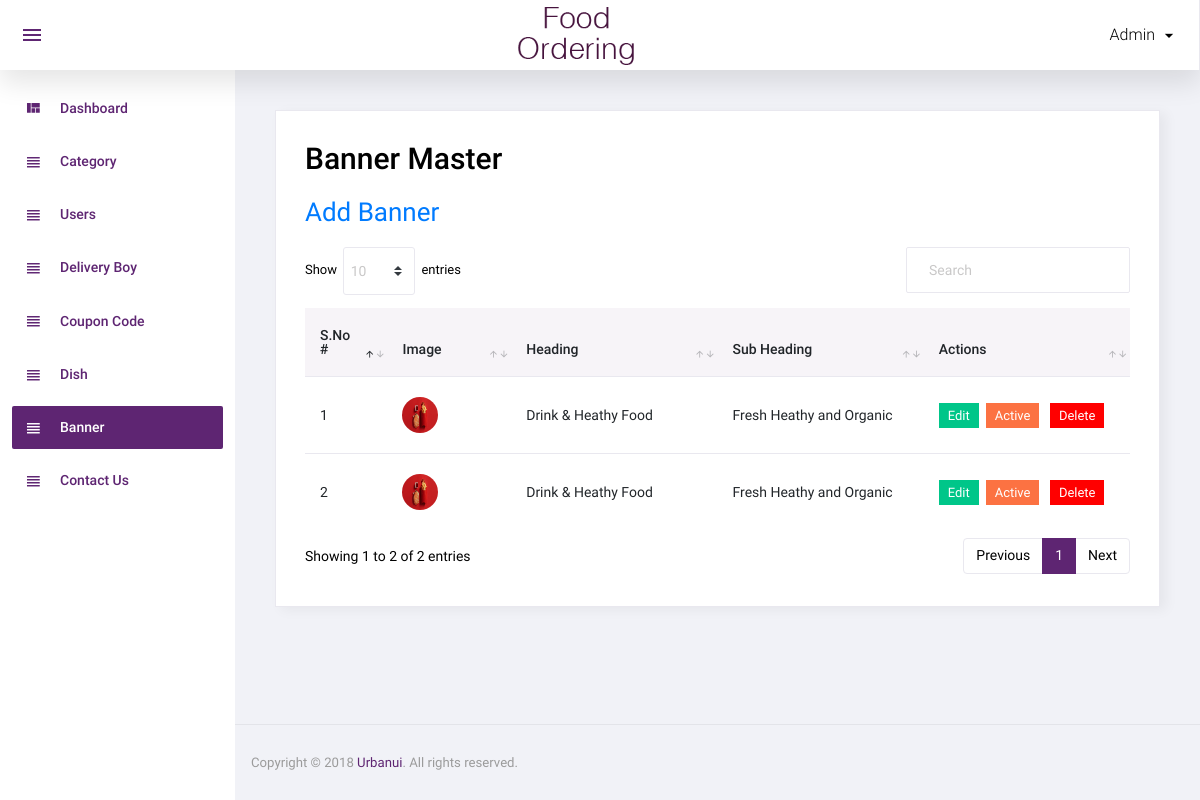
The page /admin/banner.php (signed in) on the database its author committed.
### tables this page shows
CREATE TABLE `banner` (
  `id` int(11) NOT NULL,
  `image` varchar(100) NOT NULL,
  `heading` varchar(500) NOT NULL,
  `sub_heading` varchar(500) NOT NULL,
  `link` varchar(100) NOT NULL,
  `link_txt` varchar(100) NOT NULL,
  `order_number` int(11) NOT NULL,
  `added_on` datetime NOT NULL,
  `status` int(11) NOT NULL
);

### admin/banner.php (the view, shortened to what this page needs)
<?php
include('top.php');
$sql="select * from banner order by order_number";
$res=mysqli_query($con,$sql);
?>
  <div class="card">
            <div class="card-body">
              <h1 class="grid_title">Banner Master</h1>
			  <a href="manage_banner.php" class="add_link">Add Banner</a>
              <div class="row grid_box">
                <div class="col-12">
                  <div class="table-responsive">
                    <table id="order-listing" class="table">
                      <thead>
                        <tr>
                            <th width="10%">S.No #</th>
                            <th width="15%">Image</th>
                            <th width="25%">Heading</th>
                            <th width="25%">Sub Heading</th>
							<th width="25%">Actions</th>
                        </tr>
                      </thead>
                      <tbody>
                        <?php if(mysqli_num_rows($res)>0){
						$i=1;
						while($row=mysqli_fetch_assoc($res)){
						?>
						<tr>
                            <td><?php echo $i?></td>
                            <td><img src="<?php echo SITE_BANNER_IMAGE.$row['image']?>"/></td>
							<td><?php echo $row['heading']?></td>
							<td><?php echo $row['sub_heading']?></td>
							<td>
								<a href="manage_banner.php?id=<?php echo $row['id']?>"><label class="badge badge-success hand_cursor">Edit</label></a>&nbsp;
								<?php
								if($row['status']==1){
								?>
								<a href="?id=<?php echo $row['id']?>&type=deactive"><label class="badge badge-danger hand_cursor">Active</label></a>
								<?php
								}else{
								?>
								<a href="?id=<?php echo $row['id']?>&type=active"><label class="badge badge-info hand_cursor">Deactive</label></a>
								<?php
								}
								?>
								<a href="?id=<?php echo $row['id']?>&type=delete"><label class="badge badge-danger delete_red hand_cursor">Delete</label></a>
							</td>
                        </tr>
                        <?php
						$i++;
						} } else { ?>
						<tr>
							<td colspan="5">No data found</td>
						</tr>
						<?php } ?>
                      </tbody>
                    </table>
                  </div>
				</div>
              </div>
            </div>
          </div>
<?php include('footer.php');?>

### rows shown on the page
banner: image (picture), heading "Drink & Heathy Food", sub_heading "Fresh Heathy and Organic"
banner: image (picture), heading "Drink & Heathy Food", sub_heading "Fresh Heathy and Organic"

### other values the page prints
$_SESSION['ADMIN_USER'] "Admin"
